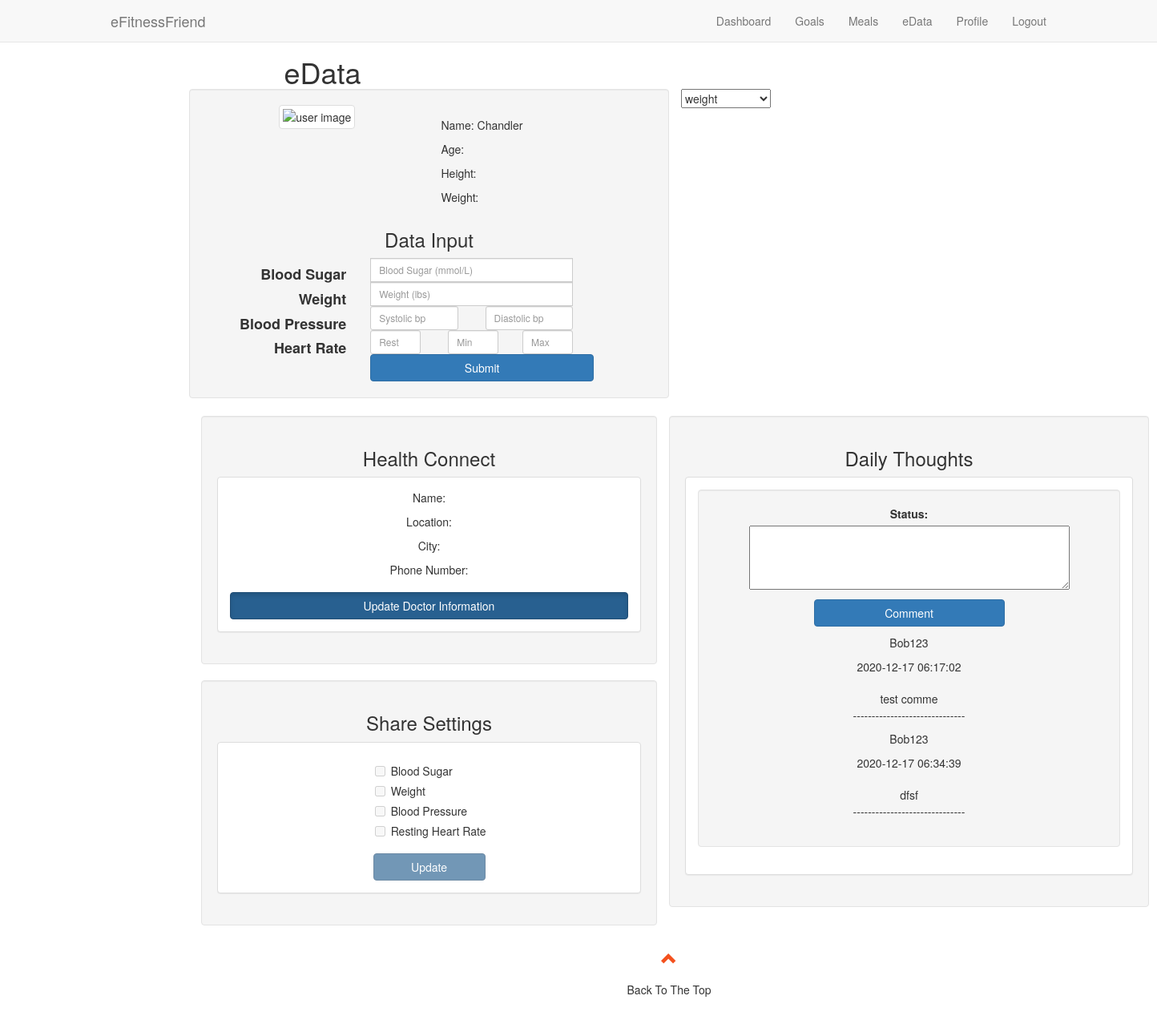
Page /edata.php (signed in) on the committed database.
### tables this page shows
CREATE TABLE `users` (
  `usersID` int(15) NOT NULL,
  `usersName` varchar(128) NOT NULL,
  `usersEmail` varchar(128) NOT NULL,
  `usersUid` varchar(128) NOT NULL,
  `usersPwd` varchar(128) NOT NULL
);

CREATE TABLE `user_dailythoughts` (
  `id` int(11) NOT NULL,
  `user_id` int(11) NOT NULL,
  `date` timestamp NOT NULL DEFAULT current_timestamp() ON UPDATE current_timestamp(),
  `comment` varchar(200) NOT NULL
);

### edata.php (the view, shortened to what this page needs)
<!DOCTYPE html>
<html lang="en">
   <head>
      <link rel="stylesheet" href="https://maxcdn.bootstrapcdn.com/bootstrap/3.4.1/css/bootstrap.min.css">
      <link rel="stylesheet" type="text/css" href="edata.css">
   </head>
   <body>
      <nav class="navbar navbar-default navbar-fixed-top">
         <div class="container">
            <div class="navbar-header">
               <a class="navbar-brand" href="dashboard.html">eFitnessFriend</a>
            </div>
            <div class="collapse navbar-collapse" id="myNavbar">
               <ul class="nav navbar-nav navbar-right">
                  <li><a href="dashboard.php">Dashboard</a></li>
                  <li><a href="goals.php">Goals</a></li>
                  <li><a href="meals.php">Meals</a></li>
                  <li><a href="edata.php">eData</a></li>
                  <li><a href="profile.php">Profile</a></li>
                  <li><a href="logout.php">Logout</a></li>
               </ul>
            </div>
         </div>
      </nav>
   </body>
   <body id="myPage" data-spy="scroll" data-target=".navbar" data-offset="60">
      <div id="Dashboard" class="container-fluid">
      <div id="Goals" class="container-fluid">
      <div id="Meals" class="container-fluid">
      <div id="iData" class="container-fluid">
      <div id="Settings" class="container-fluid">
      <h1 class="a">eData</h1>
      <div class="container">
         <div class="row">
            <div class="col-sm-6 text-center well">
               <div class="col-sm-6">
                  <div class="image-container">
                     <div class="image">
                        <img src="https://cdn.discordapp.com/attachments/713497950361354335/724736492747882667/demoUser.jpg" class="img-thumbnail" alt="user image">
                     </div>
                  </div>
               </div>
               <?php
                  $con = mysqli_connect('127.0.0.1', 'root','','e_fitness_friend');
                  $user_id = $_SESSION["userid"];
                  $query = "SELECT * FROM users where `usersID`= $user_id";
                  $query_run = mysqli_query($con, $query);
                  while($row = mysqli_fetch_array($query_run)){
                    $usersName = $row['usersName'];
                  }
                  ?>
               <div class="col-sm-6 text-left">
                  <div class="spacer"></div>
                  <p>Name: <?php echo $usersName ?></p>
                  <p>Age: <?php echo $age?></p>
                  <p>Height: <?php echo $height?></p>
                  <p>Weight: <?php echo $currentWeight?></p>
               </div>
               <div class="col-sm-12 text-center">
                  <h3>Data Input</h3>
                  <div class="col-sm-4 text-right">
                     <h4><b>Blood Sugar</b></h4>
                     <h4><b>Weight</b></h4>
                     <h4><b>Blood Pressure</b></h4>
                     <h4><b>Heart Rate</b></h4>
                  </div>
                  <div class="col-sm-7 text-left">
                     <form action=edatainput.php method="post">
                        <div class="input-group row">
                           <div class="col-sm-11">
                              <input id="bsug" type="number" min= "0" class="form-control input-sm" name="bsug" placeholder="Blood Sugar (mmol/L)">
                           </div>
                           <div class="col-sm-11">
                              <input id="wght" type="number" min= "0" class="form-control input-sm" name="wght" placeholder="Weight (lbs)">
                           </div>
                        </div>
                        <div class = "input-inline">
                           <div class="col-sm-6">
                              <input id="sbp" type="number" min= "0" class="form-control fc-l input-sm" name="sbp" placeholder="Systolic bp">
                           </div>
                           <div class="col-sm-6">
                              <input id="dbp" type="number" min= "0" class="form-control fc-r input-sm" name="dbp" placeholder="Diastolic bp">
                           </div>
                           <div class="col-sm-4">
                              <input id="restHeart" type="number" min= "0" class="form-control fc-l input-sm" name="restHeart" placeholder="Rest rate">
                           </div>
                           <div class="col-sm-4">
                              <input id="minHeart" type="number" min= "0" class="form-control fc-r input-sm" name="minHeart" placeholder="Min  rate">
                           </div>
                           <div class="col-sm-4">
                              <input id="maxHeart" type="number" min= "0" class="form-control fc-r input-sm" name="maxHeart" placeholder="Max  rate">
                           </div>
                           <input class="btn btn-primary btn-block" data-toggle="modal " type ="submit" value="Submit" data-target="#readMoreModal"></input>
                        </div>
                        </form>
                     <div class="col-sm-3"></div>
                  </div>
               </div>
            </div>
            <div class="col-sm-6">
               <select id="menu">
                  <option selected>weight</option>
               </select>
            </div>
         </div>
      </div>
      <div class="container">
         <div class="row">
            <div class="col-sm-6">
               <div class="col-sm-12  text-center well">
                  <h3>Health Connect</h3>
                  <div class="panel panel-default">
                     <div class="panel-body">
                        <p> Name: <?php echo $docName ?></p>
                        <p> Location: <?php echo $location ?></p>
                        <p> City: <?php echo $city ?></p>
                        <p> Phone Number: <?php echo $phone ?></p>
                        <button id="conbutton" type="button" class="btn btn-primary active" data-toggle="modal" data-target="#connectModal">Update Doctor Information</button>
                     </div>
                  </div>
               </div>
               <div class="col-sm-12  text-center well">
                  <h3>Share Settings</h3>
                  <div class="panel panel-default">
                     <div class="panel-body">
                        <div class="col-sm-4"></div>
                        <div class="col-sm-8 text-left">
                           <div class="checkbox">
                              <label><input name="setchk" type="checkbox" value="Blood Sugar" disabled>Blood Sugar</label>
                           </div>
                           <div class="checkbox">
                              <label><input name="setchk" type="checkbox" value="Weight" disabled>Weight</label>
                           </div>
                           <div class="checkbox">
                              <label><input name="setchk" type="checkbox" value="Blood Pressure" disabled>Blood Pressure</label>
                           </div>
                           <div class="checkbox">
                              <label><input name="setchk" type="checkbox" value="Resting Heart Rate" disabled>Resting Heart Rate</label>
                           </div>
                        </div>
                        <div class="col-sm-3"></div>
                        <div class="col-sm-6">
                           <button id="shrUpdt" type="button" class="btn btn-primary btn-hc active" data-toggle="modal" data-target="#shareModal" disabled>Update</button>
                        </div>
                     </div>
                  </div>
               </div>
            </div>
            <div class="col-sm-6 col-md-offset-0 text-center well">
               <h3>Daily Thoughts</h3>
               <div class="panel panel-default">
                  <div class="panel-body panel-heighta">
                  <div class="bottom-container well">
                    <div class="form-group">
                      <label for="comment">Status:</label>
                    <?php
                    include 'edataDailyThoughts.php';
                    echo "<form method='POST' action='".setUserComments($con)."'>
                          <input type='hidden' name='uid' value='Anonymous'>
                          <input type='hidden' name='date' value='".date('Y-m-d H:i:s')."'>
                          <textarea name='comment'></textarea><br>
                          <button type='submit' class='btn btn-primary btn-dat' name='commentSubmit'>Comment</button>
                          </form>";
                          getUserComments($con);
                      ?>
                    </div>
                  </div>
               </div>
            </div>
         </div>
      </div>
   </body>
   <footer class="container-fluid text-center">
      <a href="#myPage" title="To Top">
      <span class="glyphicon glyphicon-chevron-up"></span>
      </a>
      <p>Back To The Top</a></p>
   </footer>
</html>

### edataDailyThoughts.php (shortened to what this page needs)
<?php
 function getUserComments($con){
 	$sql = "SELECT * FROM user_dailythoughts";
 	$result = $con->query($sql);
 	while ($row = $result->fetch_assoc()){
 		echo "<div class='comment-box'><p>";
 echo "<p>" . $_SESSION["useruid"] . "</p>";
 	    echo $row['date']."<br></br>";
 		echo $row['comment']. "<br>";
 		echo "<p> ------------------------------</p>";
 		echo "</p></div>";
 	}
 }
 ?>

### edata.css (style rules this page uses)
button { background-color: #4CAF50; color: white; padding: 14px 20px; margin: 8px 0; border: none; cursor: pointer; width: 100%; }
.container { padding: 1px; }
.btn-dat { width: 17em !important; }
.btn-hc { width: 10em !important; }
.panel-heighta { height: 495px; }
.spacer { margin:0; padding:0; height:15px; }
.fc-l { margin:0px 0px 0px -15px; }
.fc-r { margin:0px 0px 0px -11px; }
h1 { margin-bottom: 0em; }
.a { text-indent: 2.9em; }
textarea { width: 400px; height: 80px; }

### edata.php (style rules this page uses)
.container-fluid { padding: 10px 50px; }
footer .glyphicon { font-size: 20px; margin-bottom: 20px; color: #f4511e; }

### rows in the picture
users: usersName "Chandler"
user_dailythoughts: date "2020-12-17 06:17:02", comment "test comme"
user_dailythoughts: date "2020-12-17 06:34:39", comment "dfsf"
